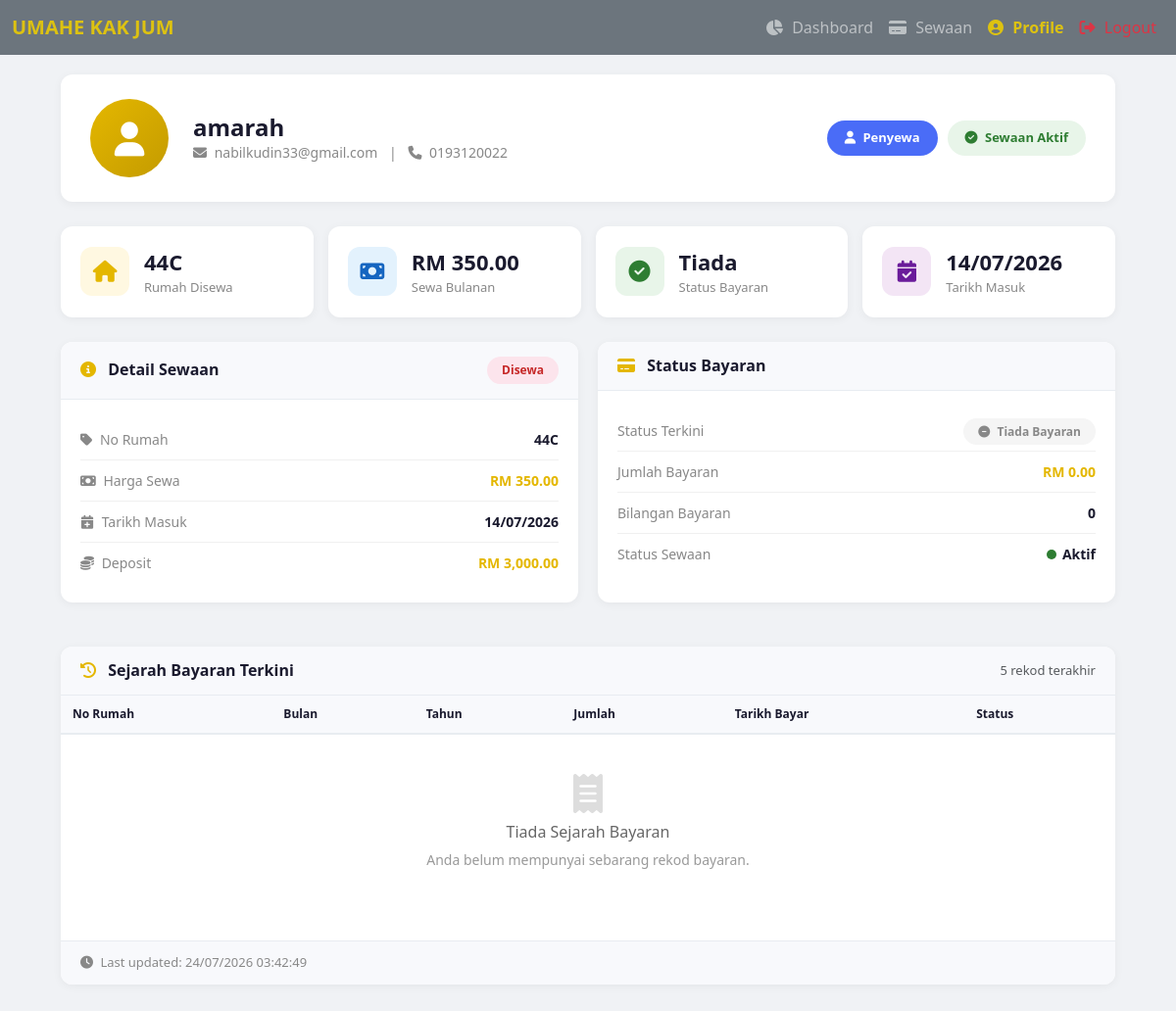
/dashboard_tenant.php (signed in), run on the app's committed database.
### tables this page shows
CREATE TABLE IF NOT EXISTS `penyewa` (
  `id_penyewa` int NOT NULL AUTO_INCREMENT,
  `nama` varchar(100) NOT NULL,
  `no_ic` varchar(20) NOT NULL,
  `no_telefon` varchar(20) DEFAULT NULL,
  `email` varchar(100) NOT NULL,
  `password` varchar(255) NOT NULL,
  PRIMARY KEY (`id_penyewa`),
  UNIQUE KEY `no_ic` (`no_ic`),
  UNIQUE KEY `email` (`email`)
);

CREATE TABLE IF NOT EXISTS `sewa` (
  `id_sewa` int NOT NULL AUTO_INCREMENT,
  `id_penyewa` int DEFAULT NULL,
  `id_rumah` int DEFAULT NULL,
  `tarikh_masuk` date DEFAULT NULL,
  `deposit` decimal(10,2) DEFAULT NULL,
  PRIMARY KEY (`id_sewa`),
  KEY `id_penyewa` (`id_penyewa`),
  KEY `id_rumah` (`id_rumah`),
  CONSTRAINT `sewa_ibfk_1` FOREIGN KEY (`id_penyewa`) REFERENCES `penyewa` (`id_penyewa`),
  CONSTRAINT `sewa_ibfk_2` FOREIGN KEY (`id_rumah`) REFERENCES `rumah` (`id_rumah`)
);

CREATE TABLE IF NOT EXISTS `rumah` (
  `id_rumah` int NOT NULL AUTO_INCREMENT,
  `no_rumah` varchar(20) DEFAULT NULL,
  `harga_sewa` decimal(10,2) DEFAULT NULL,
  `status` enum('Kosong','Disewa') DEFAULT 'Kosong',
  PRIMARY KEY (`id_rumah`)
);

### dashboard_tenant.php (the view, shortened to what this page needs)
<?php
include("db.php");
include("header_penyewa.php");
$id_penyewa = $_SESSION['user_id'];
$sql_penyewa = "SELECT * FROM penyewa WHERE id_penyewa = ?";
$stmt_penyewa = mysqli_prepare($conn, $sql_penyewa);
mysqli_stmt_bind_param($stmt_penyewa, "i", $id_penyewa);
mysqli_stmt_execute($stmt_penyewa);
$result_penyewa = mysqli_stmt_get_result($stmt_penyewa);
$penyewa = mysqli_fetch_assoc($result_penyewa);
$sql_sewa = "SELECT
                s.id_sewa,
                s.tarikh_masuk,
                s.deposit,
                r.id_rumah,
                r.no_rumah,
                r.harga_sewa,
                r.status AS status_rumah
            FROM sewa s
            LEFT JOIN rumah r ON s.id_rumah = r.id_rumah
            WHERE s.id_penyewa = ? AND r.status = 'Disewa'
            ORDER BY s.id_sewa DESC
            LIMIT 1";
$stmt_sewa = mysqli_prepare($conn, $sql_sewa);
mysqli_stmt_bind_param($stmt_sewa, "i", $id_penyewa);
mysqli_stmt_execute($stmt_sewa);
$result_sewa = mysqli_stmt_get_result($stmt_sewa);
$sewa = mysqli_fetch_assoc($result_sewa);
$status_bayaran = 'Tiada Bayaran';
$jumlah_bayaran = 0;
$bil_bayaran = 0;
if ($sewa) {
    $sql_bayaran = "SELECT
                        SUM(jumlah) AS total_bayaran,
                        COUNT(*) AS bil_bayaran
                    FROM bayaran
                    WHERE id_sewa = ?";
    $stmt_bayaran = mysqli_prepare($conn, $sql_bayaran);
    mysqli_stmt_bind_param($stmt_bayaran, "i", $sewa['id_sewa']);
    mysqli_stmt_execute($stmt_bayaran);
    $result_bayaran = mysqli_stmt_get_result($stmt_bayaran);
    $bayaran = mysqli_fetch_assoc($result_bayaran);
    if ($bayaran) {
        $jumlah_bayaran = $bayaran['total_bayaran'] ?? 0;
        $bil_bayaran = $bayaran['bil_bayaran'] ?? 0;
    }
}
$sql_histori = "SELECT
                    b.id_bayaran,
                    b.tarikh_bayar,
                    b.jumlah,
                    b.status,
                    b.bulan,
                    b.tahun,
                    r.no_rumah
                FROM bayaran b
                INNER JOIN sewa s ON b.id_sewa = s.id_sewa
                INNER JOIN rumah r ON s.id_rumah = r.id_rumah
                WHERE s.id_penyewa = ?
                ORDER BY b.id_bayaran DESC
                LIMIT 5";
$stmt_histori = mysqli_prepare($conn, $sql_histori);
mysqli_stmt_bind_param($stmt_histori, "i", $id_penyewa);
mysqli_stmt_execute($stmt_histori);
$result_histori = mysqli_stmt_get_result($stmt_histori);
?>
<!DOCTYPE html>
<html>
<head>
    <link href="https://cdn.jsdelivr.net/npm/bootstrap@5.3.0/dist/css/bootstrap.min.css" rel="stylesheet">
    <link rel="stylesheet" href="https://cdnjs.cloudflare.com/ajax/libs/font-awesome/6.4.0/css/all.min.css">
</head>
<body>
    <div class="page-wrapper">
        <div class="profile-header">
            <div class="profile-avatar">
                <i class="fas fa-user"></i>
            </div>
            <div class="profile-info">
                <h4><?= htmlspecialchars($penyewa['nama'] ?? 'Penyewa') ?></h4>
                <div class="subtitle">
                    <i class="fas fa-envelope me-1"></i> <?= htmlspecialchars($penyewa['email'] ?? '-') ?>
                    <span class="mx-2">|</span>
                    <i class="fas fa-phone me-1"></i> <?= htmlspecialchars($penyewa['no_telefon'] ?? '-') ?>
                </div>
            </div>
            <div class="profile-badge">
                <span class="badge-custom tenant">
                    <i class="fas fa-user me-1"></i> Penyewa
                </span>
                <?php if ($sewa): ?>
                    <span class="badge-custom active">
                        <i class="fas fa-check-circle me-1"></i> Sewaan Aktif
                    </span>
                <?php endif; ?>
            </div>
        </div>
        <div class="stats-grid">
            <div class="stat-card">
                <div class="stat-icon gold">
                    <i class="fas fa-home"></i>
                </div>
                <div class="stat-content">
                    <div class="number"><?= $sewa ? htmlspecialchars($sewa['no_rumah']) : '-' ?></div>
                    <div class="label">Rumah Disewa</div>
                </div>
            </div>
            <div class="stat-card">
                <div class="stat-icon blue">
                    <i class="fas fa-money-bill"></i>
                </div>
                <div class="stat-content">
                    <div class="number">RM <?= number_format($sewa['harga_sewa'] ?? 0, 2) ?></div>
                    <div class="label">Sewa Bulanan</div>
                </div>
            </div>
            <div class="stat-card">
                <div class="stat-icon green">
                    <i class="fas fa-check-circle"></i>
                </div>
                <div class="stat-content">
                    <div class="number">
                        <?php if ($status_bayaran == 'Lunas'): ?>
                            ✅ Lunas
                        <?php elseif ($status_bayaran == 'Pending'): ?>
                            ⏳ Pending
                        <?php elseif ($status_bayaran == 'Belum Lunas'): ?>
                            ⏳ Belum Lunas
                        <?php else: ?>
                            Tiada
                        <?php endif; ?>
                    </div>
                    <div class="label">Status Bayaran</div>
                </div>
            </div>
            <div class="stat-card">
                <div class="stat-icon purple">
                    <i class="fas fa-calendar-check"></i>
                </div>
                <div class="stat-content">
                    <div class="number"><?= $sewa ? date('d/m/Y', strtotime($sewa['tarikh_masuk'])) : '-' ?></div>
                    <div class="label">Tarikh Masuk</div>
                </div>
            </div>
        </div>
        <div class="two-col">
            <div class="card-custom">
                <div class="card-header-custom">
                    <h6><i class="fas fa-info-circle"></i> Detail Sewaan</h6>
                    <?php if ($sewa): ?>
                        <span class="badge-status <?= strtolower($sewa['status_rumah']) == 'disewa' ? 'disewa' : 'kosong' ?>">
                            <?= $sewa['status_rumah'] ?? 'Tiada' ?>
                        </span>
                    <?php endif; ?>
                </div>
                <div class="card-body-custom">
                    <?php if ($sewa): ?>
                        <div class="detail-row">
                            <span class="label"><i class="fas fa-tag me-1"></i> No Rumah</span>
                            <span class="value"><?= htmlspecialchars($sewa['no_rumah']) ?></span>
                        </div>
                        <div class="detail-row">
                            <span class="label"><i class="fas fa-money-bill me-1"></i> Harga Sewa</span>
                            <span class="value amount">RM <?= number_format($sewa['harga_sewa'], 2) ?></span>
                        </div>
                        <div class="detail-row">
                            <span class="label"><i class="fas fa-calendar-plus me-1"></i> Tarikh Masuk</span>
                            <span class="value"><?= date('d/m/Y', strtotime($sewa['tarikh_masuk'])) ?></span>
                        </div>
                        <div class="detail-row">
                            <span class="label"><i class="fas fa-coins me-1"></i> Deposit</span>
                            <span class="value amount">RM <?= number_format($sewa['deposit'] ?? 0, 2) ?></span>
                        </div>
                    <?php endif; ?>
                </div>
            </div>
            <div class="card-custom">
                <div class="card-header-custom">
                    <h6><i class="fas fa-credit-card"></i> Status Bayaran</h6>
                </div>
                <div class="card-body-custom">
                    <?php if ($sewa): ?>
                        <div class="detail-row">
                            <span class="label">Status Terkini</span>
                            <span class="value">
                                <?php if ($status_bayaran == 'Lunas'): ?>
                                    <span class="badge-status lunas"><i class="fas fa-check-circle me-1"></i> Lunas</span>
                                <?php elseif ($status_bayaran == 'Pending'): ?>
                                    <span class="badge-status pending"><i class="fas fa-clock me-1"></i> Pending</span>
                                <?php elseif ($status_bayaran == 'Belum Lunas'): ?>
                                    <span class="badge-status belum"><i class="fas fa-exclamation-circle me-1"></i> Belum Lunas</span>
                                <?php else: ?>
                                    <span class="badge-status tiada"><i class="fas fa-minus-circle me-1"></i> Tiada Bayaran</span>
                                <?php endif; ?>
                            </span>
                        </div>
                        <div class="detail-row">
                            <span class="label">Jumlah Bayaran</span>
                            <span class="value amount">RM <?= number_format($jumlah_bayaran ?? 0, 2) ?></span>
                        </div>
                        <div class="detail-row">
                            <span class="label">Bilangan Bayaran</span>
                            <span class="value"><?= $bil_bayaran ?? 0 ?></span>
                        </div>
                        <div class="detail-row">
                            <span class="label">Status Sewaan</span>
                            <span class="value">
                                <?php if ($sewa['status_rumah'] == 'Disewa'): ?>
                                    <span class="status-indicator">
                                        <span class="status-dot hijau"></span> Aktif
                                    </span>
                                <?php else: ?>
                                    <span class="status-indicator">
                                        <span class="status-dot merah"></span> Tamat
                                    </span>
                                <?php endif; ?>
                            </span>
                        </div>
                    <?php endif; ?>
                </div>
            </div>
        </div>
        <div class="card-custom">
            <div class="card-header-custom">
                <h6><i class="fas fa-history"></i> Sejarah Bayaran Terkini</h6>
                <span class="text-muted" style="font-size: 13px;">5 rekod terakhir</span>
            </div>
            <div class="card-body-custom" style="padding: 0;">
                <div class="table-responsive">
                    <table class="table table-history">
                        <thead>
                            <tr>
                                <th>No Rumah</th>
                                <th>Bulan</th>
                                <th>Tahun</th>
                                <th>Jumlah</th>
                                <th>Tarikh Bayar</th>
                                <th>Status</th>
                            </tr>
                        </thead>
                        <tbody>
                            <?php if (mysqli_num_rows($result_histori) > 0): ?>
                                <?php while ($row = mysqli_fetch_assoc($result_histori)): ?>
                                <tr>
                                    <td><?= htmlspecialchars($row['no_rumah']) ?></td>
                                    <td><?= $row['bulan'] ?? '-' ?></td>
                                    <td><?= $row['tahun'] ?? '-' ?></td>
                                    <td class="amount">RM <?= number_format($row['jumlah'] ?? 0, 2) ?></td>
                                    <td><?= $row['tarikh_bayar'] ? date('d/m/Y H:i', strtotime($row['tarikh_bayar'])) : '-' ?></td>
                                    <td>
                                        <?php if ($row['status'] == 'Lunas'): ?>
                                            <span class="badge-status lunas"><i class="fas fa-check-circle me-1"></i> Lunas</span>
                                        <?php elseif ($row['status'] == 'Pending'): ?>
                                            <span class="badge-status pending"><i class="fas fa-clock me-1"></i> Pending</span>
                                        <?php elseif ($row['status'] == 'Belum Lunas'): ?>
                                            <span class="badge-status belum"><i class="fas fa-exclamation-circle me-1"></i> Belum Lunas</span>
                                        <?php else: ?>
                                            <span class="badge-status tiada">-</span>
                                        <?php endif; ?>
                                    </td>
                                </tr>
                                <?php endwhile; ?>
                            <?php else: ?>
                                <tr>
                                    <td colspan="6">
                                        <div class="empty-state" style="padding: 30px 20px;">
                                            <i class="fas fa-receipt"></i>
                                            <h6>Tiada Sejarah Bayaran</h6>
                                            <p>Anda belum mempunyai sebarang rekod bayaran.</p>
                                        </div>
                                    </td>
                                </tr>
                            <?php endif; ?>
                        </tbody>
                    </table>
                </div>
            </div>
            <div class="card-footer" style="background: #f8f9fc; padding: 12px 20px; border-top: 1px solid #e8ecf1; font-size: 13px; color: #888;">
                <i class="fas fa-clock me-1"></i>
                Last updated: <span><?= date('d/m/Y H:i:s') ?></span>
            </div>
        </div>
    </div>
</body>
</html>

### data on the page
penyewa: nama "amarah", email "nabilkudin33@gmail.com", no_telefon "0193120022"
sewa: id_rumah.no_rumah "44C", id_rumah.harga_sewa "350.00", tarikh_masuk "14/07/2026", id_rumah.status "Disewa", deposit "3,000.00"

### other printed values
$jumlah_bayaran "0.00"
$bil_bayaran "0"
